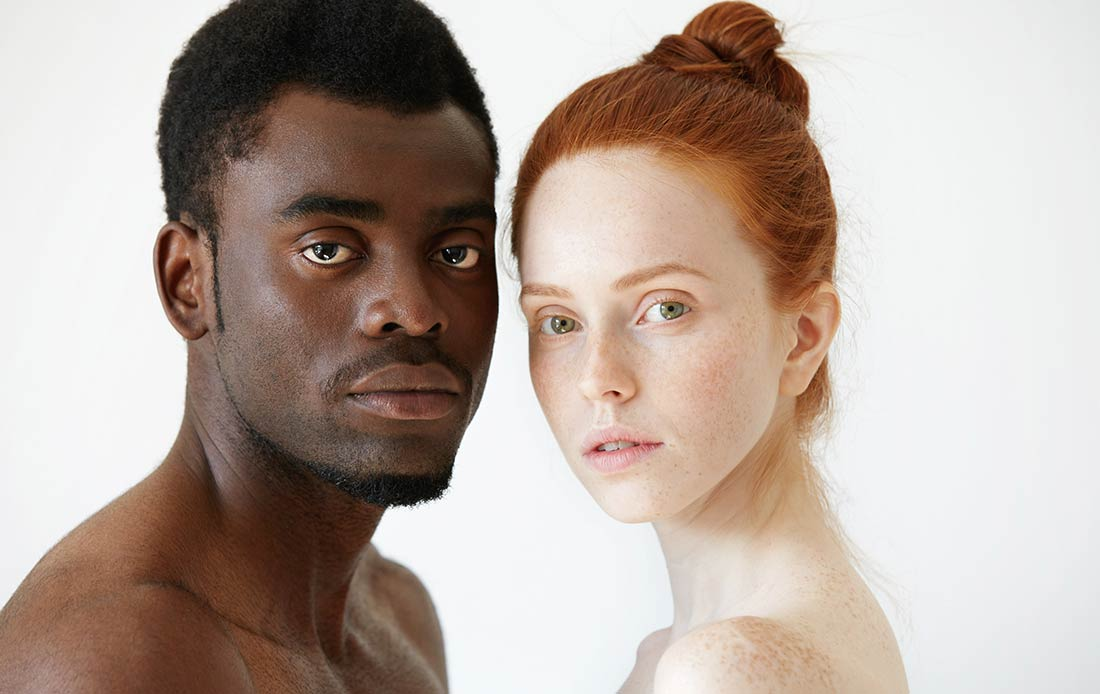
#> input picture happy-white-woman.jpg, 1100 x 694 px
$ python sukhova_a_d.lab3.py
#> lines starting #> are read from the running program, lines starting #| are printed output that depends on the picture; after the words box and inside, x2 and y2 are one past the last pixel; in counts of white or black regions, pixels touching at a corner belong together
#> further down, cap is the input picture: shape (694, 1100, 3); mean B, G, R 159.3, 168.3, 183.5
from __future__ import print_function
import cv2 as cv
import argparse

def detectAndDisplay(frame):
    frame_gray = cv.cvtColor(frame, cv.COLOR_BGR2GRAY)
    frame_gray = cv.equalizeHist(frame_gray)
    #-- Detect faces
    faces = face_cascade.detectMultiScale(frame_gray)
    for (x,y,w,h) in faces:
        center = (x + w//2, y + h//2)
        frame = cv.ellipse(frame, center, (w//2, h//2), 0, 0, 360, (255, 0, 255), 4)
        faceROI = frame_gray[y:y+h,x:x+w]
        #-- In each face, detect eyes
        eyes = eyes_cascade.detectMultiScale(faceROI)
        for (x2,y2,w2,h2) in eyes:
            eye_center = (x + x2 + w2//2, y + y2 + h2//2)
            radius = int(round((w2 + h2)*0.25))
            frame = cv.circle(frame, eye_center, radius, (255, 0, 0 ), 4)
    cv.imshow('Capture - Face detection', frame)
    cv.waitKey(0)
    cv.destroyAllWindows()
    cv.waitKey(1)
# 1 - Image / 2 - Scale factor / 3 - min Neighbors / 4 - flags / 5 - minSize / 6 - maxSize
def detectAndDisplay1(frame):
    frame_gray = cv.cvtColor(frame, cv.COLOR_BGR2GRAY)
    frame_gray = cv.equalizeHist(frame_gray)
    #-- Detect faces
    faces = face_cascade.detectMultiScale(frame_gray, 1.3, 5)
    for (x,y,w,h) in faces:
        center = (x + w//2, y + h//2)
        frame = cv.ellipse(frame, center, (w//2, h//2), 0, 0, 360, (255, 0, 255), 4)
        faceROI = frame_gray[y:y+h,x:x+w]
        #-- In each face, detect eyes
        eyes = eyes_cascade.detectMultiScale(faceROI)
        for (x2,y2,w2,h2) in eyes:
            eye_center = (x + x2 + w2//2, y + y2 + h2//2)
            radius = int(round((w2 + h2)*0.25))
            frame = cv.circle(frame, eye_center, radius, (255, 0, 0 ), 4)
    cv.imshow('Capture - Face detection', frame)
    cv.waitKey(0)
    cv.destroyAllWindows()
    cv.waitKey(1)

def detectAndDisplay2(frame):
    frame_gray = cv.cvtColor(frame, cv.COLOR_BGR2GRAY)
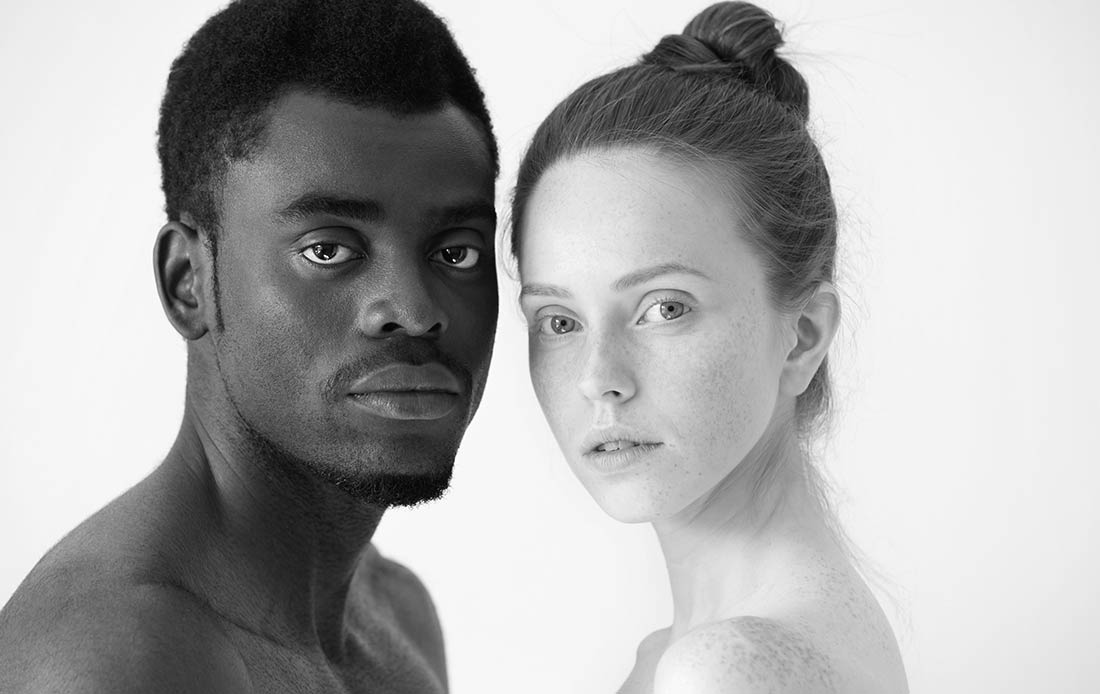
#> frame_gray: shape (694, 1100); min 0, max 255, mean 171.8
    frame_gray = cv.equalizeHist(frame_gray)
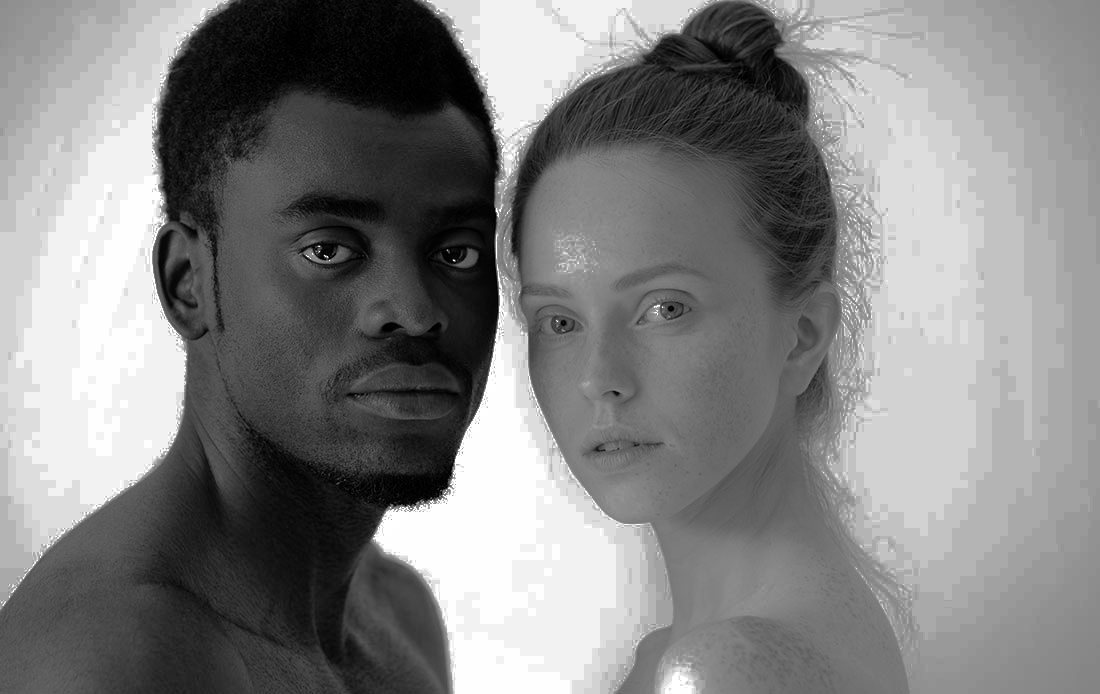
#> frame_gray: shape (694, 1100); min 0, max 255, mean 130.3
    #-- Detect faces
    faces = face_cascade.detectMultiScale(frame_gray, 1.01, 15)
#> faces = [[458, 189, 326, 326]]
    for (x,y,w,h) in faces:
        center = (x + w//2, y + h//2)
        frame = cv.ellipse(frame, center, (w//2, h//2), 0, 0, 360, (255, 0, 255), 4)
        faceROI = frame_gray[y:y+h,x:x+w]
        #-- In each face, detect eyes
        eyes = eyes_cascade.detectMultiScale(faceROI)
        for (x2,y2,w2,h2) in eyes:
            eye_center = (x + x2 + w2//2, y + y2 + h2//2)
            radius = int(round((w2 + h2)*0.25))
            frame = cv.circle(frame, eye_center, radius, (255, 0, 0 ), 4)
#> this loop made 1 pass
#> (x, y, w, h, center, eyes) on pass 1: (458, 189, 326, 326, (621, 352), [[173, 86, 71, 71], [72, 108, 55, 55]])
#> pass 1, in detectAndDisplay2, `frame = cv.ellipse(frame, center, (w//2, h//2), 0, 0, 360, (255, 0, 25..`:
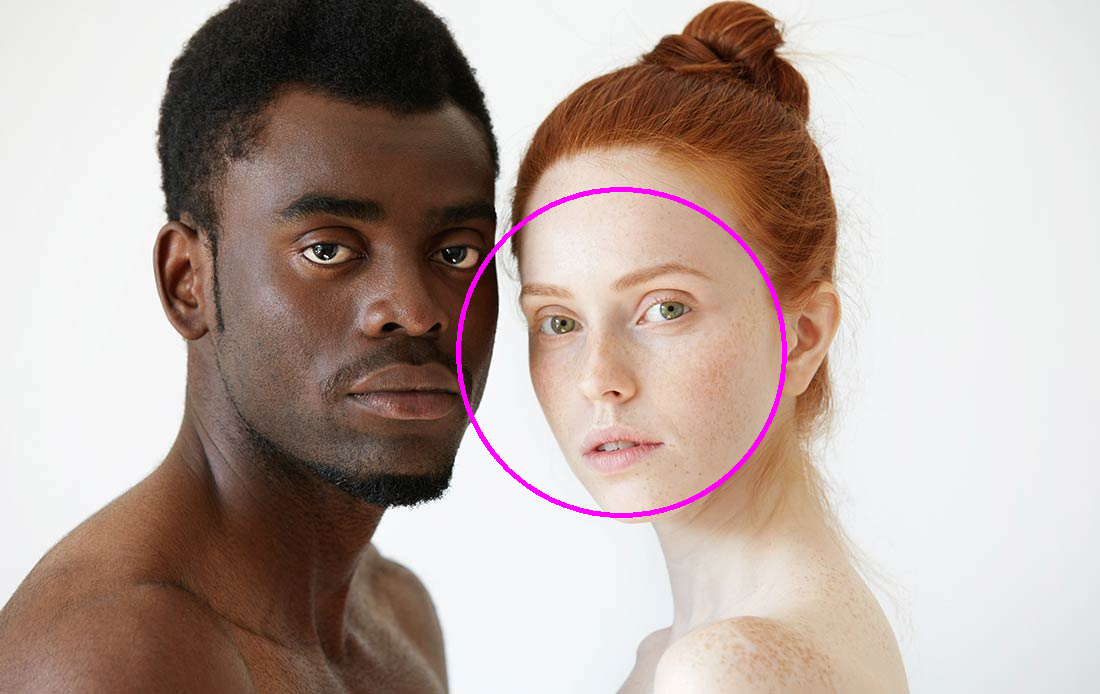
#> frame: shape (694, 1100, 3); 0.68% of pixels changed, all inside (x1, y1, x2, y2) = (456, 187, 787, 518)
#> pass 1, in detectAndDisplay2, `faceROI = frame_gray[y:y+h,x:x+w]`:
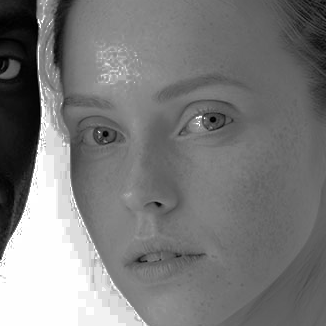
#> faceROI: shape (326, 326); min 0, max 255, mean 122.2
#> after the loop:
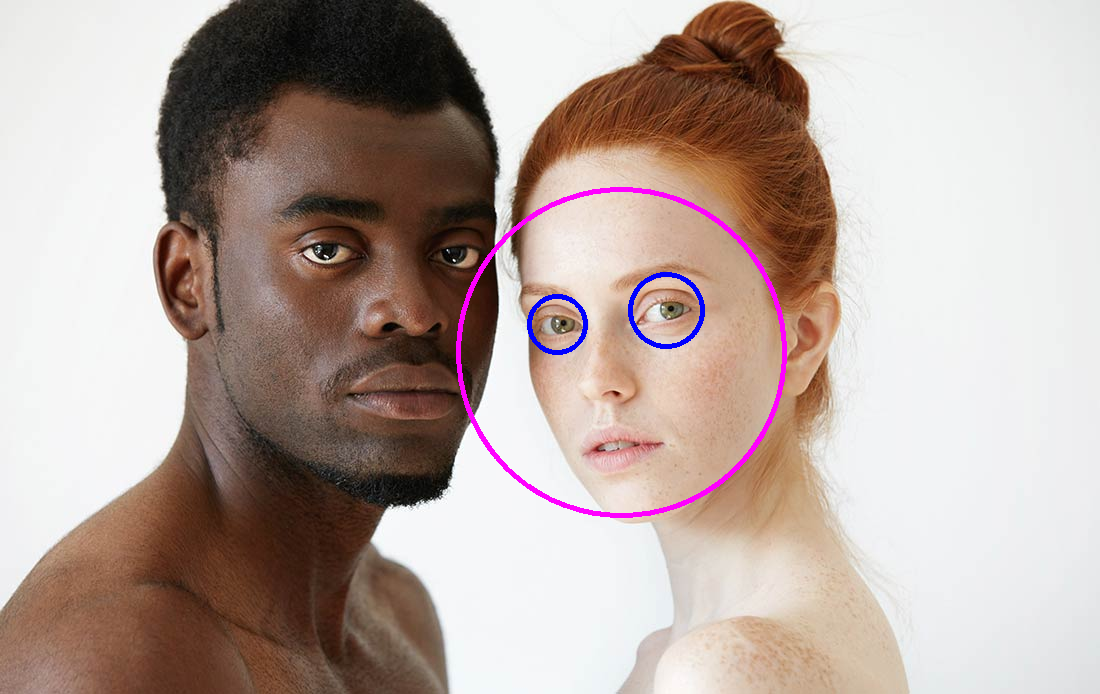
#> frame: shape (694, 1100, 3); 0.26% of pixels changed, all inside (x1, y1, x2, y2) = (527, 272, 705, 355)
    cv.imshow('Capture - Face detection', frame)
    cv.waitKey(0)
    cv.destroyAllWindows()
    cv.waitKey(1)


parser = argparse.ArgumentParser(description='Code for Cascade Classifier tutorial.')

parser.add_argument('--face_cascade', help='Path to face cascade.', default='haarcascade_frontalface_alt.xml')
parser.add_argument('--eyes_cascade', help='Path to eyes cascade.', default='haarcascade_eye_tree_eyeglasses.xml')

args = parser.parse_args()
face_cascade_name = args.face_cascade
eyes_cascade_name = args.eyes_cascade

face_cascade = cv.CascadeClassifier()
eyes_cascade = cv.CascadeClassifier()
#-- 1. Load the cascades
if not face_cascade.load(cv.samples.findFile(face_cascade_name)):
    print('--(!)Error loading face cascade')
    exit(0)
if not eyes_cascade.load(cv.samples.findFile(eyes_cascade_name)):
    print('--(!)Error loading eyes cascade')
    exit(0)
#-- 2. Load image
cap = cv.imread('happy-white-woman.jpg')
# detectAndDisplay(cap)
# detectAndDisplay1(cap)
detectAndDisplay2(cap)
